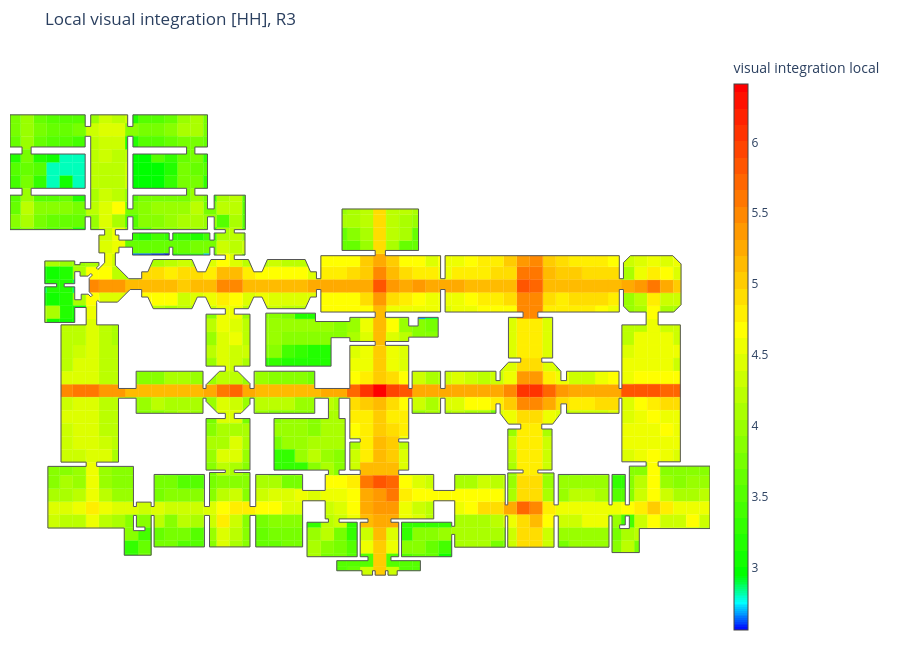

Notebook source saved alongside this figure:
### Markdown cell above
## 7. Local visual integration
Limit analysis to locations within `LOCAL_RADIUS` visibility-graph steps. This is a topological radius, not a distance in metres.

### Code cell
visual_local = TGraph.Integration(visibility_graph, method="hh", radius=LOCAL_RADIUS, key=None, colorKey=None)
_ = show_result(visibility_graph, visual_local, "visual_integration_local", f"Local visual integration [HH], R{LOCAL_RADIUS}")
